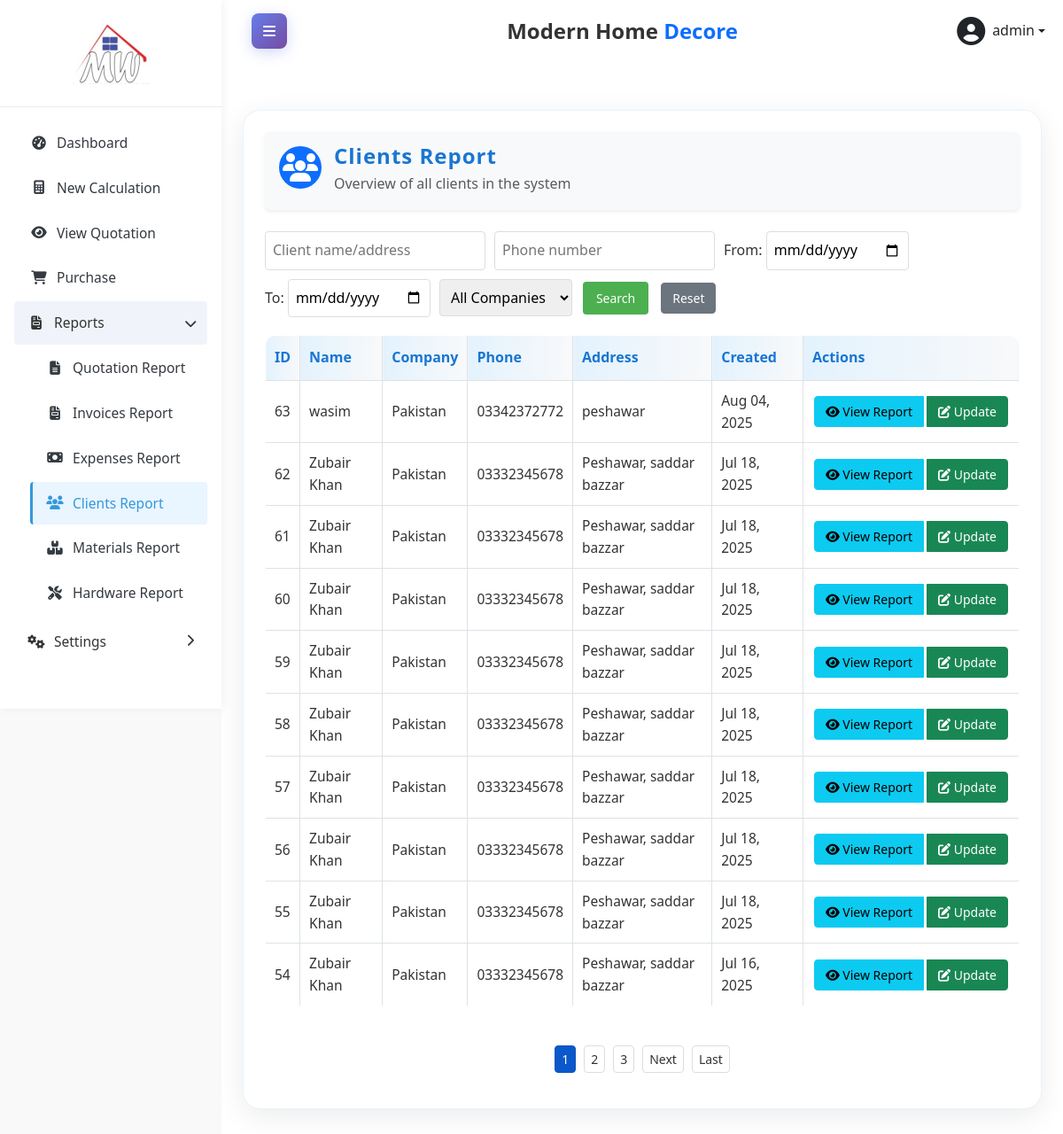
/index.php?page=reports_clients (signed in), run on the app's committed database.
### tables this page shows
CREATE TABLE `clients` (
  `id` int(11) NOT NULL,
  `company_id` int(11) NOT NULL,
  `name` varchar(255) NOT NULL,
  `phone` varchar(50) DEFAULT NULL,
  `address` text DEFAULT NULL,
  `created_at` timestamp NOT NULL DEFAULT current_timestamp(),
  `updated_at` timestamp NOT NULL DEFAULT current_timestamp() ON UPDATE current_timestamp()
);

CREATE TABLE `companies` (
  `id` int(11) NOT NULL,
  `name` varchar(255) NOT NULL,
  `description` text DEFAULT NULL,
  `created_at` timestamp NOT NULL DEFAULT current_timestamp(),
  `updated_at` timestamp NOT NULL DEFAULT current_timestamp() ON UPDATE current_timestamp()
);

### client_report.php (the view, shortened to what this page needs)
<?php
require_once 'db.php';
$per_page = 10;
$page_num = isset($_GET['p']) ? max(1, (int)$_GET['p']) : 1;
$offset = max(0, ($page_num - 1) * $per_page);
$search = isset($_GET['search']) ? $conn->real_escape_string($_GET['search']) : '';
$phone_search = isset($_GET['phone_search']) ? $conn->real_escape_string($_GET['phone_search']) : '';
$company_filter = isset($_GET['company']) ? (int)$_GET['company'] : 0;
$date_from = isset($_GET['date_from']) ? $conn->real_escape_string($_GET['date_from']) : '';
$date_to = isset($_GET['date_to']) ? $conn->real_escape_string($_GET['date_to']) : '';
$sql = "
    SELECT
        c.*,
        co.name AS company_name,
        COUNT(*) OVER() AS total_count
    FROM clients c
    LEFT JOIN companies co ON c.company_id = co.id
";
$sql .= " ORDER BY c.created_at DESC LIMIT $offset, $per_page";
$result = $conn->query($sql);
$clients = [];
$total_count = 0;
if ($result && $result->num_rows > 0) {
    while ($row = $result->fetch_assoc()) {
        if ($total_count === 0) {
            $total_count = $row['total_count'];
        }
        unset($row['total_count']);
        $clients[] = $row;
    }
}
$total_pages = ceil($total_count / $per_page);
?>
<!DOCTYPE html>
<html lang="en">
<head>
</head>
<body>
    <div class="container" style="background:#fff; border-radius:20px; box-shadow:0 8px 32px rgba(0,0,0,0.08); padding:24px; border:1px solid #e8f4fd; max-width:1200px; margin:30px auto;">
        <div class="d-flex align-items-center bg-light rounded shadow-sm pt-2 pb-3 px-3 mb-4" style="gap: 14px;">
            <span class="bg-primary text-white rounded-circle d-flex align-items-center justify-content-center" style="width: 48px; height: 48px; font-size: 2rem;">
                <i class="fas fa-users"></i>
            </span>
            <div style="display: flex; flex-direction: column;">
                <span style="font-size: 1.5rem; font-weight: 600; color: #1976d2; letter-spacing: 1px;">Clients Report</span>
                <small class="text-muted" style="font-size: 1rem;">Overview of all clients in the system</small>
            </div>
        </div>
        <form method="get" action="index.php" id="filterForm">
            <div class="search-filter">
                <input type="text" name="search" placeholder="Client name/address" value="<?= htmlspecialchars($search) ?>">
                <input type="text" name="phone_search" placeholder="Phone number" value="<?= htmlspecialchars($phone_search) ?>">
                <label>From: <input type="date" name="date_from" value="<?= htmlspecialchars($date_from) ?>" onchange="this.form.submit()"></label>
                <label>To: <input type="date" name="date_to" value="<?= htmlspecialchars($date_to) ?>" onchange="this.form.submit()"></label>
                <select name="company" onchange="this.form.submit()">
                    <option value="0">All Companies</option>
                </select>
                <button type="submit" class="btn btn-primary btn-sm">Search</button>
                <a href="index.php?page=reports_clients" class="btn btn-secondary btn-sm">Reset</a>
            </div>
        </form>
        <table class="report-table">
            <thead>
                <tr>
                    <th>ID</th>
                    <th>Name</th>
                    <th>Company</th>
                    <th>Phone</th>
                    <th>Address</th>
                    <th>Created</th>
                    <th>Actions</th>
                </tr>
            </thead>
            <tbody>
                <?php if (empty($clients)): ?>
                    <tr>
                        <td colspan="7" style="text-align:center;">No clients found</td>
                    </tr>
                <?php else: ?>
                    <?php foreach ($clients as $client): ?>
                        <tr>
                            <td><?= htmlspecialchars($client['id']) ?></td>
                            <td><?= htmlspecialchars($client['name']) ?></td>
                            <td><?= htmlspecialchars($client['company_name'] ?? 'N/A') ?></td>
                            <td><?= htmlspecialchars($client['phone'] ?? '') ?></td>
                            <td><?= htmlspecialchars(substr($client['address'] ?? '', 0, 50)) ?><?= strlen($client['address'] ?? '') > 50 ? '...' : '' ?></td>
                            <td><?= date('M d, Y', strtotime($client['created_at'])) ?></td>
                            <td class="actions">
                                <div class="btn-group" role="group">
                                    <a href="client_quotation.php?client_id=<?= $client['id'] ?>&company_id=<?= $client['company_id'] ?? 0 ?>" class="btn btn-info btn-sm me-1">
                                        <i class="fas fa-eye"></i> View Report
                                    </a>
                                    <a href="#" class="btn btn-success btn-sm" onclick='openEditClientModal({
  id: "<?= $client['id'] ?>",
  name: "<?= htmlspecialchars($client['name'], ENT_QUOTES) ?>",
  phone: "<?= htmlspecialchars($client['phone'] ?? '', ENT_QUOTES) ?>",
  address: "<?= htmlspecialchars($client['address'] ?? '', ENT_QUOTES) ?>",
  company_id: "<?= $client['company_id'] ?? 0 ?>"
}); return false;'>
                                        <i class="fas fa-edit"></i> Update
                                    </a>
                                </div>
                            </td>
                        </tr>
                    <?php endforeach; ?>
                <?php endif; ?>
            </tbody>
        </table>
        <?php if ($total_pages > 1): ?>
            <nav aria-label="Page navigation" class="pagination pagination-sm justify-content-center mt-3">
                <ul class="pagination pagination-sm justify-content-center">
                <?php
                $start = max(1, $page_num - 2);
                $end = min($total_pages, $page_num + 2);
                for ($i = $start; $i <= $end; $i++): ?>
                    <?php if ($i == $page_num): ?>
                        <span class="btn btn-primary btn-lg active"><?= $i ?></span>
                    <?php else: ?>
                        <a href="index.php?page=reports_clients&p=<?= $i ?>&search=<?= urlencode($search) ?>&phone_search=<?= urlencode($phone_search) ?>&company=<?= $company_filter ?>&date_from=<?= urlencode($date_from) ?>&date_to=<?= urlencode($date_to) ?>" class="btn btn-outline-primary btn-lg"><?= $i ?></a>
                    <?php endif; ?>
                <?php endfor; ?>
                <?php if ($page_num < $total_pages): ?>
                    <a href="index.php?page=reports_clients&p=<?= $page_num + 1 ?>&search=<?= urlencode($search) ?>&phone_search=<?= urlencode($phone_search) ?>&company=<?= $company_filter ?>&date_from=<?= urlencode($date_from) ?>&date_to=<?= urlencode($date_to) ?>" class="btn btn-outline-primary btn-lg">Next</a>
                    <a href="index.php?page=reports_clients&p=<?= $total_pages ?>&search=<?= urlencode($search) ?>&phone_search=<?= urlencode($phone_search) ?>&company=<?= $company_filter ?>&date_from=<?= urlencode($date_from) ?>&date_to=<?= urlencode($date_to) ?>" class="btn btn-outline-primary btn-lg">Last</a>
                <?php endif; ?>
                </ul>
            </nav>
        <?php endif; ?>
    </div>
</body>
</html>

### index.php (style rules this page uses)
:root { --primary: #3498db; --secondary: #2980b9; --accent: #2c3e50; --light: #f8f9fa; --dark: #343a40; }
body { font-family: 'Segoe UI', sans-serif; background-color: #f5f8fa; }

### client_report.php (style rules this page uses)
body { font-family: 'Segoe UI', Tahoma, Geneva, Verdana, sans-serif; line-height: 1.6; color: #333; margin: 0; background-color: #f9f9f9; }
.container { max-width: 1200px; margin: 0 auto; background: #fff; padding: 20px; box-shadow: 0 0 10px rgba(0, 0, 0, 0.1); }
table { width: 100%; border-collapse: collapse; margin-top: 20px; }
th, td { text-align: left; border-bottom: 1px solid #ddd; }
th { background-color: #f2f2f2; font-weight: 600; }
.actions { white-space: nowrap; }
.btn { display: inline-block; padding: 6px 12px; margin: 0 2px; text-decoration: none; border-radius: 4px; font-size: 14px; }
.search-filter { margin-bottom: 20px; display: flex; gap: 10px; flex-wrap: wrap; align-items: center; }
.search-filter input, .search-filter select { padding: 8px; border: 1px solid #ddd; border-radius: 4px; min-width: 150px; }
.search-filter button { background-color: #4caf50; color: white; border: none; border-radius: 4px; cursor: pointer; padding: 8px 15px; }
.pagination { margin-top: 20px; display: flex; justify-content: center; gap: 5px; }
.pagination a, .pagination span { padding: 4px 7px; border: 1px solid #ddd; border-radius: 4px; text-decoration: none; color: #333; }
button, input, optgroup, select, textarea { margin: 0; font-family: inherit; line-height: inherit; }
.report-table { border:1px solid #dee2e6; border-radius:12px; overflow:hidden; width:100%; background:#fff; margin-bottom: 24px; }
.report-table th { background: linear-gradient(90deg, #e3f2fd 0%, #f8f9fa 100%); color: #1976d2; font-weight: 700; font-size: 1rem; text-align: left; vertical-align: middle; padding: 12px 10px; border:1px solid #dee2e6; }
.report-table td { font-size: 0.97rem; color: #333; text-align: left; vertical-align: middle; padding: 10px 10px; border:1px solid #dee2e6; background: #fff; }
.report-table .actions { white-space: nowrap; }

### data on the page
clients: id "63", name "wasim", company.name "Pakistan", phone "03342372772", address "peshawar", created_at "Aug 04, 2025"
clients: id "62", name "Zubair Khan", company.name "Pakistan", phone "03332345678", address "Peshawar, saddar bazzar", created_at "Jul 18, 2025"
clients: id "61", name "Zubair Khan", company.name "Pakistan", phone "03332345678", address "Peshawar, saddar bazzar", created_at "Jul 18, 2025"
clients: id "60", name "Zubair Khan", company.name "Pakistan", phone "03332345678", address "Peshawar, saddar bazzar", created_at "Jul 18, 2025"
clients: id "59", name "Zubair Khan", company.name "Pakistan", phone "03332345678", address "Peshawar, saddar bazzar", created_at "Jul 18, 2025"
clients: id "58", name "Zubair Khan", company.name "Pakistan", phone "03332345678", address "Peshawar, saddar bazzar", created_at "Jul 18, 2025"
clients: id "57", name "Zubair Khan", company.name "Pakistan", phone "03332345678", address "Peshawar, saddar bazzar", created_at "Jul 18, 2025"
clients: id "56", name "Zubair Khan", company.name "Pakistan", phone "03332345678", address "Peshawar, saddar bazzar", created_at "Jul 18, 2025"
clients: id "55", name "Zubair Khan", company.name "Pakistan", phone "03332345678", address "Peshawar, saddar bazzar", created_at "Jul 18, 2025"
clients: id "54", name "Zubair Khan", company.name "Pakistan", phone "03332345678", address "Peshawar, saddar bazzar", created_at "Jul 16, 2025"

### other printed values
$_SESSION['username'] "admin"
